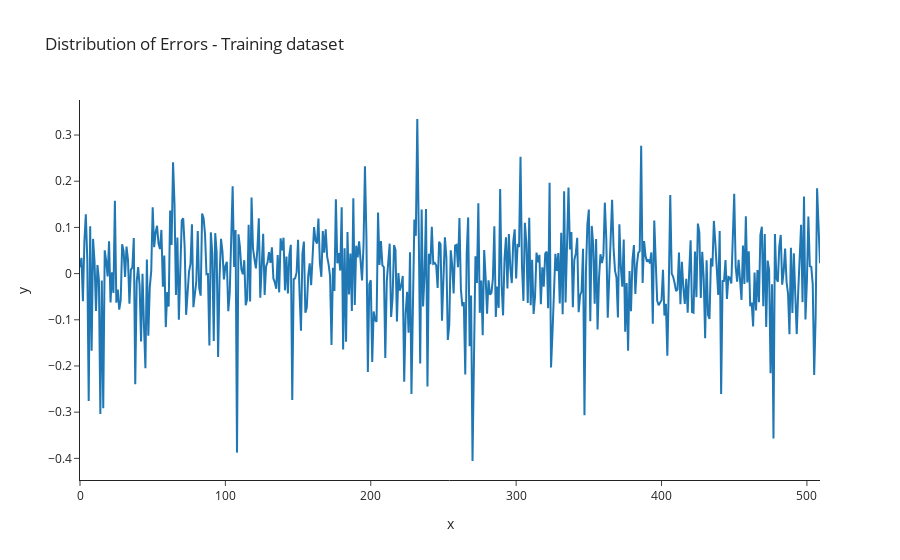

The cell this chart's notebook holds for it:
### Code cell
# distribution of errors
a = [i for i in range(X_train.shape[0])]
fig = px.line(x=a, y=y_train-y_train_pred,title="Distribution of Errors - Training dataset")
fig.show()

### Figure 1 — Plotly figure (JSON) as saved in the notebook; plotly's stock layout.template omitted (floating-point values rounded to 4 significant figures; data arrays with more than 128 entries replaced by an {"elided": "..."} marker saying what was removed)
{"data": [{"hovertemplate": "x=%{x}<br>y=%{y}<extra></extra>", "legendgroup": "", "line": {"color": "#1F77B4", "dash": "solid"}, "marker": {"symbol": "circle"}, "mode": "lines", "name": "", "orientation": "v", "showlegend": false, "type": "scatter", "x": {"elided": "510 int values"}, "xaxis": "x", "y": {"elided": "510 float values"}, "yaxis": "y"}], "layout": {"legend": {"tracegroupgap": 0}, "title": {"text": "Distribution of Errors - Training dataset"}, "xaxis": {"anchor": "y", "domain": [0, 1], "title": {"text": "x"}}, "yaxis": {"anchor": "x", "domain": [0, 1], "title": {"text": "y"}}}}
